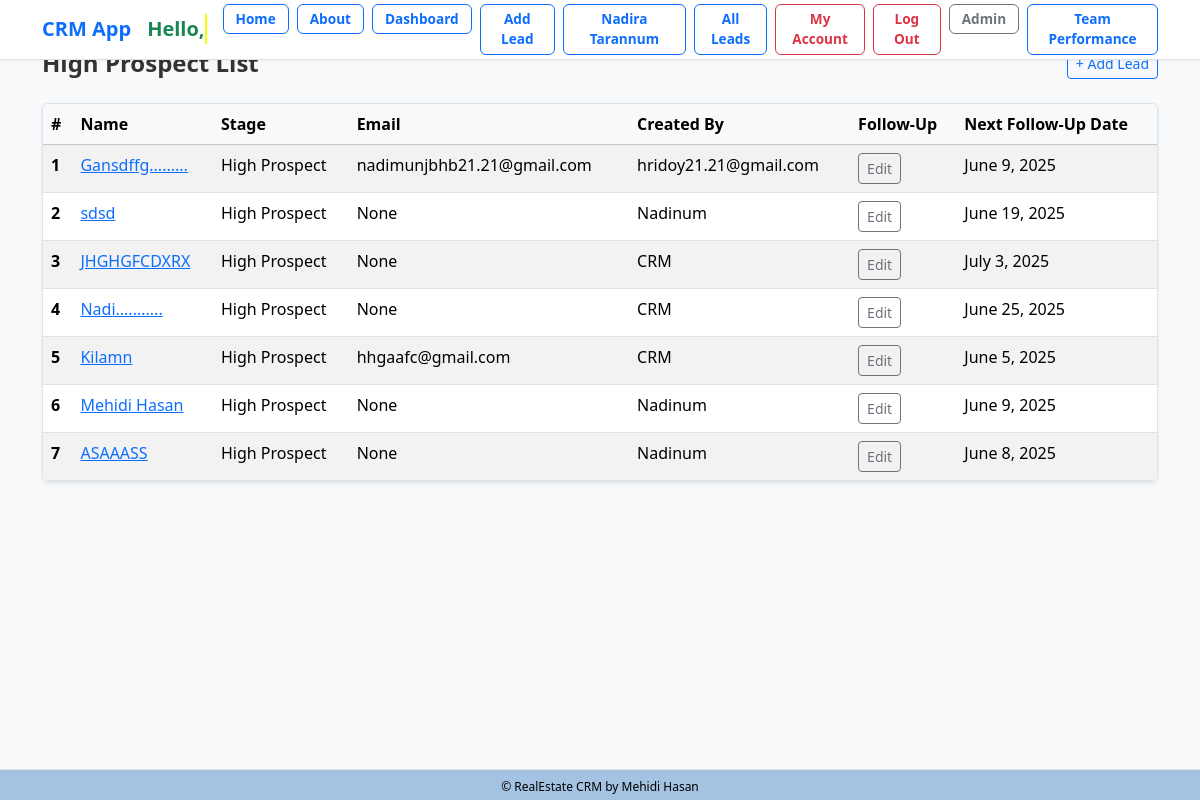
The app's page /leads/high-priority/ (signed in) with its own data.
### lead/models.py (models this page shows, shortened)
class Lead(models.Model):
    LEAD_STAGE_CHOICES = (
        ('lead', 'Lead'),
        ('prospect', 'Prospect'),
        ('high_prospect', 'High Prospect'),
        ('sold_onboard', 'Sold/On-board'),
        ('hold', 'Hold'),
        ('lost', 'Lost'),
        ('junk', 'Junk'),
    )
    PROFESSION_CHOICES = (
        ('doctor', 'Doctor'),
        ('artist', 'Artist'),
        ('engineer', 'Engineer'),
        ('teacher', 'Teacher'),
        ('student', 'Student'),
        ('other', 'Other'),
    )
    PROJECT_CHOICES = (
        ('grand', 'Grand'),
        ('majestic', 'Majestic'),
        ('skyvilla', 'Skyvilla'),
        ('maxus', 'Maxus'),
        ('other', 'Other'),
    )
    PROPERTY_STATUS_CHOICES = (
        ('ready', 'Ready'),
        ('initial', 'Initial'),
        ('going', 'Going'),
    )
    PREFERRED_LOCATION_CHOICES = (
        ('banani', 'Banani'),
        ('gulshan', 'Gulshan'),
        ('badda', 'Badda'),
        ('dhanmondi', 'Dhanmondi'),
        ('other', 'Other'),
    )
    COMPANY_CHOICES = (
        ('rupayanhousing', 'Rupayan Housing'),
        ('rupayancityuttara', 'Rupayan City Uttara'),
        ('other', 'Other'),
    )
    INTERESTED_PROJECT_BUILDING_CHOICES = (
        ('grand-building-12', 'Grand Building 12'),
        ('majestic-building-5', 'Majestic Building 5'),
        ('skyvilla-building-3', 'Skyvilla Building 3'),
        ('maxus-building-8', 'Maxus Building 8'),
        ('other', 'Other'),
    )
    UNIT_SIZE_CHOICES = (
        ('2000-2500', '2000-2500 sqft'),
        ('200-300', '200-300 sqft'),
        ('300-400', '300-400 sqft'),
        ('2500-3000', '2500-3000 sqft'),
        ('3000-3500', '3000-3500 sqft'),
        ('3500-4000', '3500-4000 sqft'),
        ('4000+', '4000+ sqft'),
        ('other', 'Other'),
    )
    PREFERENCE_FLOOR = (
        ('1st', '1st Floor'),
        ('2nd', '2nd Floor'),
        ('3rd', '3rd Floor'),
        ('4th', '4th Floor'),
        ('5th', '5th Floor'),
        ('6th', '6th Floor'),
        ('7th', '7th Floor'),
        ('8th', '8th Floor'),
        ('9th', '9th Floor'),
        ('10th', '10th Floor'),
        ('11th', '11th Floor'),
        ('12th', '12th Floor'),
        ('13th', '13th Floor'),
        ('14th', '14th Floor'),
        ('15th', '15th Floor'),
    )
    FACING_CHOICES = (
        ('east', 'East'),
        ('west', 'West'),
        ('north', 'North'),
        ('south', 'South'),
        ('north-east', 'North-East'),
        ('north-west', 'North-West'),
        ('south-east', 'South-East'),
        ('south-west', 'South-West'),
        ('other', 'Other'),
    )
    VIEW_CHOICES = (
        ('road', 'Road'),
        ('park', 'Park'),
        ('lake', 'Lake'),
        ('city', 'City'),
        ('other', 'Other'),
    )
    BUDGET_CHOICES = (
        ('less-than-50-lakh', 'Less than 50 Lakh'),
        ('less-than-1-crore', 'Less than 1 Crore'),
        ('1-crore-to-2-crore', '1 Crore to 2 Crore'),
        ('2-crore-to-3-crore', '2 Crore to 3 Crore'),
        ('3-crore-to-4-crore', '3 Crore to 4 Crore'),
        ('4-crore-to-5-crore', '4 Crore to 5 Crore'),
        ('more-than-5-crore', 'More than 5 Crore'),
        ('other', 'Other'),
    )
    LEAD_SOURCE_CHOICES = (
        ('sgl', 'SGL'),
        ('walkin', 'Walk-in'),
        ('other', 'Other'),
    )
    SUB_SOURCE_CHOICES = (
        ('ownsource', 'Own Source'),
        ('referral', 'Referral'),
        ('doorto-door', 'Door to Door'),
        ('social-media', 'Social Media'),
        ('online-advertisement', 'Online Advertisement'),
        ('other', 'Other'),
    )
    TEAM_LEADER_CHOICES = (
        ('iktadul', 'Iktadul'),
        ('salman', 'Salman'),
        ('other', 'Other'),
    )
    FOLLOWUP_STATUS_CHOICES = (
        ('call', 'Call'),
        ('email', 'Email'),
        ('int Meeting', 'Int Meeting'),
        ('Ext Meeting', 'Ext Meeting'),
        ('project visit', 'Project Visit'),
        ('sold', 'Sold'),
        ('onboard', 'On-board'),
        ('junk', 'Junk'),
    )
    name = models.CharField("Name", max_length=50)
    team = models.ForeignKey(Team, on_delete=models.CASCADE, null=True, blank=True)
    phone = models.CharField(
    "Phone",
        max_length=11,
        unique=True,
        validators=[
            RegexValidator(
                regex=r'^\d{11}$',
                message='Phone number must contain only numbers.',
                code='invalid_phone'
            )
        ]
    )
    present_address = models.CharField("Present Address", max_length=20, choices=PREFERRED_LOCATION_CHOICES, blank=True, null=True)
    primaryemail = models.EmailField("Primary Email", max_length=254, blank=True, null=True)
    secondaryemail = models.EmailField("Secondary Email", blank=True, null=True)
    profession = models.CharField("Profession", max_length=20, choices=PROFESSION_CHOICES, blank=True, null=True)
    resident = models.CharField("Resident", max_length=100, blank=True, null=True)
    notes = models.TextField("Notes", blank=True, null=True)
    projecttype = models.CharField("Project Type", max_length=20, choices=PROJECT_CHOICES, blank=True, null=True)
    projectstatus = models.CharField("Project Status", max_length=20, choices=PROPERTY_STATUS_CHOICES, default='ready', blank=True, null=True)
    preferred_location = models.CharField("Preferred Location", max_length=20, choices=PREFERRED_LOCATION_CHOICES, blank=True, null=True)
    company = models.CharField("Company", max_length=20, choices=COMPANY_CHOICES, default="rupayancityuttara", null=True)
    interested_project_building = models.CharField("Interested Project Building", max_length=30, choices=INTERESTED_PROJECT_BUILDING_CHOICES, blank=True, null=True)
    unit_size = models.CharField("Unit Size", max_length=20, choices=UNIT_SIZE_CHOICES, blank=True, null=True)
    preference_floor = models.CharField("Preference Floor", max_length=20, choices=PREFERENCE_FLOOR, blank=True, null=True)
    facing = models.CharField("Facing", max_length=20, choices=FACING_CHOICES, blank=True, null=True)
    view = models.CharField("View", max_length=20, choices=VIEW_CHOICES, blank=True, null=True)
    budget = models.CharField("Budget", max_length=20, choices=BUDGET_CHOICES, blank=True, null=True)
    leadsource = models.CharField("Lead Source", max_length=20, choices=LEAD_SOURCE_CHOICES, default='sgl', blank=True, null=True)
    subsource = models.CharField("Sub Source", max_length=20, choices=SUB_SOURCE_CHOICES, default='ownsource',blank=True, null=True)
    teamleader = models.CharField("Team Leader", max_length=20, choices=TEAM_LEADER_CHOICES, default='iktadul',blank=True, null=True)
    description = models.TextField("Description", blank=True, null=True)
    converted_to_client = models.BooleanField("Converted to Client", default=False)
    created_at = models.DateTimeField("Created At", auto_now_add=True)
    modified_at = models.DateTimeField("Modified At", auto_now=True)
    followup_by = models.CharField("Follow Up By", max_length=50, choices=FOLLOWUP_STATUS_CHOICES, blank=True, null=True)
    lead_status = models.CharField("Lead Status", max_length=20, choices=LEAD_STAGE_CHOICES, default="lead", null=True)
    next_followup_by = models.CharField(max_length=20, choices=FOLLOWUP_STATUS_CHOICES, blank=True, null=True)
    next_followup_date = models.DateField("Next Follow Up Date", blank=True, null=True)
    modified_at = models.DateTimeField(auto_now=True)
    created_by = models.ForeignKey(User, related_name='leads', on_delete=models.CASCADE)
    transfer_to = models.ForeignKey(User, related_name='transferred_leads', on_delete=models.SET_NULL, null=True, blank=True)
    unique_id = models.CharField(max_length=255, unique=True, blank=True, null=True)

### dashboard/views.py (the view)
# urls.py: path('leads/high-priority/', views.high_priority_leads, name='high_priority_leads'),
@login_required
def high_priority_leads(request):
    if request.user.is_superuser:
        leads = Lead.objects.filter( lead_status='high_prospect')
    else:
        leads = Lead.objects.filter( created_by=request.user,  lead_status='high_prospect')  # use actual stored value here
    total_high_priority_leads = leads.count()
    return render(request, 'dashboard/high_priority_leads.html', {
        'leads': leads,
        'total_high_priority_leads': total_high_priority_leads,})

### dashboard/templates/dashboard/high_priority_leads.html (shortened to what this page needs)
{% extends 'crm/base.html' %}
{% block content %}
<div class="d-flex justify-content-between align-items-center mb-4">
    <h1 class="h4 fw-semibold mb-0">High Prospect List</h1>
    <a class="btn btn-outline-primary btn-sm" href="{% url 'lead:addlead' %}">+ Add Lead</a>
</div>
{% if leads %}
    <div class="table-responsive shadow-sm rounded border">
        <table class="table table-hover table-striped mb-0">
            <thead class="table-light">
                <tr>
                    <th scope="col">#</th>
                    <th scope="col">Name</th>
                    <th scope="col">Stage</th>
                    <th scope="col">Email</th>
                    <th scope="col">Created By</th>
                    <th scope="col">Follow-Up</th>
                    <th scope="col" > Next Follow-Up Date</th>
                </tr>
            </thead>
            <tbody>
                {% for lead in leads %}
                    <tr>
                        <th scope="row">{{ forloop.counter }}</th>
                        <td><a href="{% url 'lead:lead_change_history' lead.id %}">{{ lead.name }}</a></td>
                        <td>{{ lead.get_lead_status_display }}</td>
                        <td>{{ lead.primaryemail }}</td>
                        <td>{{ lead.created_by }}</td>
                        <td><a href="{% url 'edit_leads' lead.id %}?redirect_to=high_priority_leads" class="btn btn-sm btn-outline-secondary">Edit</a> </td>
                        <td>{{ lead.next_followup_date }}</td>
                    </tr>
                {% endfor %}
            </tbody>
        </table>
    </div>
{% else %}
    <div class="alert alert-light border text-center" role="alert">
        No leads found.
    </div>
{% endif %}
{% endblock %}

### static/css/styles.css (style rules this page uses)
body { font-family: "Segoe UI", Roboto, sans-serif; background-color: #f8f9fa; }
.container h1, .container h3 { color: #333; }
.table thead th { position: sticky; top: 0; background-color: #f8f9fa; z-index: 10; }

### crm/templates/crm/base.html (style rules this page uses)
body { padding-bottom: 40px; }

### records on screen
Lead: name "Gansdffg.........", lead_status "High Prospect", primaryemail "nadimunjbhb21.21@gmail.com", created_by "hridoy21.21@gmail.com", next_followup_date "June 9, 2025"
Lead: name "sdsd", lead_status "High Prospect", primaryemail "None", created_by "Nadinum", next_followup_date "June 19, 2025"
Lead: name "JHGHGFCDXRX", lead_status "High Prospect", primaryemail "None", created_by "CRM", next_followup_date "July 3, 2025"
Lead: name "Nadi...........", lead_status "High Prospect", primaryemail "None", created_by "CRM", next_followup_date "June 25, 2025"
Lead: name "Kilamn", lead_status "High Prospect", primaryemail "hhgaafc@gmail.com", created_by "CRM", next_followup_date "June 5, 2025"
Lead: name "Mehidi Hasan", lead_status "High Prospect", primaryemail "None", created_by "Nadinum", next_followup_date "June 9, 2025"
Lead: name "ASAAASS", lead_status "High Prospect", primaryemail "None", created_by "Nadinum", next_followup_date "June 8, 2025"
